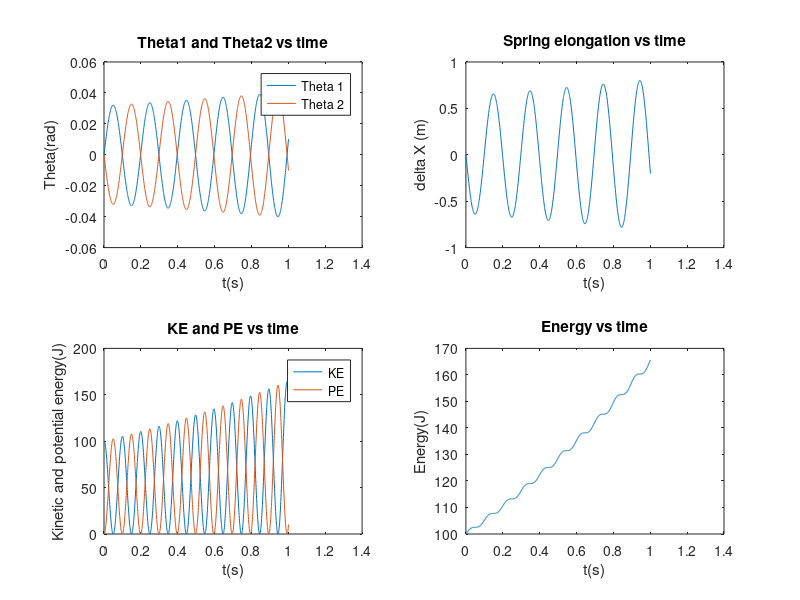

MATLAB code for this plot:
kspring = 500;
g = 10;
m1 = 1;
m2 = 1;
l1 = 10;
l2 = 10;
kspring = 500;
gl1 = g/l1;
gl2 = g/l2;
theta1_init = 0; 
theta2_init = 0;
omega1_init = 1;
omega2_init = -1;
h = 0.001;
t_end = 1;

%---------------------------%

t = [0:h:t_end];
tprime = [0:h:t_end+h];
theta1 = zeros(1, length(t)+1);
theta2 = zeros(1, length(t)+1);
omega1 = zeros(1, length(t)+1);
omega2 = zeros(1, length(t)+1);

theta1(1) = theta1_init;
theta2(1) = theta2_init;
omega1(1) = omega1_init;
omega2(1) = omega2_init;

dw2_dt = inline('-t2.*(gl2+km)+t1.*km.*l1l2', 't1', 't2','gl1', 'gl2', 'km', 'l1l2');
dw1_dt = inline('-t1.*(gl1+km)+t2.*km.*l2l1', 't1', 't2','gl1', 'gl2', 'km', 'l2l1');

km1 = kspring/m1;
km2 = kspring/m2;
l1l2 = gl2./gl1;
l2l1 = 1./l1l2;

%---- Midpoint --------------%

for k = 1:length(t)
    omega2(k+1) = omega2(k) + dw2_dt(theta1(k), theta2(k), gl1, gl2, km2, l1l2).*h;
    omega1(k+1) = omega1(k) + dw1_dt(theta1(k), theta2(k), gl1, gl2, km1, l2l1).*h;
    theta2(k+1) = theta2(k) + (0.5).*(omega2(k+1) + omega2(k)).*h;
    theta1(k+1) = theta1(k) + (0.5).*(omega1(k+1) + omega1(k)).*h;
end

deltax = theta2.*l2 - theta1.*l1;
PE = (0.5).*kspring.*((deltax).^2) + m1.*g.*l1.*(1-cos(theta1)) + m2.*g.*l2.*(1-cos(theta2));
KE = (0.5).*m1.*(l1^2).*((omega1).^2) + (0.5).*m2.*(l2^2).*((omega2).^2);
energy = KE + PE;

subplot(2,2,1);
plot(tprime, theta1); hold on; plot(tprime,theta2);
title('Theta1 and Theta2 vs time');
ylabel('Theta(rad)');
xlabel('t(s)');
legend('Theta 1','Theta 2');

subplot(2,2,2);
plot(tprime, deltax);
title('Spring elongation vs time');
ylabel('delta X (m)');
xlabel('t(s)');

subplot(2,2,3);
plot(tprime, KE); hold on; plot(tprime,PE);
title('KE and PE vs time');
ylabel('Kinetic and potential energy(J)');
xlabel('t(s)');
legend('KE','PE');

subplot(2,2,4);
plot(tprime, energy);
title('Energy vs time');
ylabel('Energy(J)');
xlabel('t(s)');